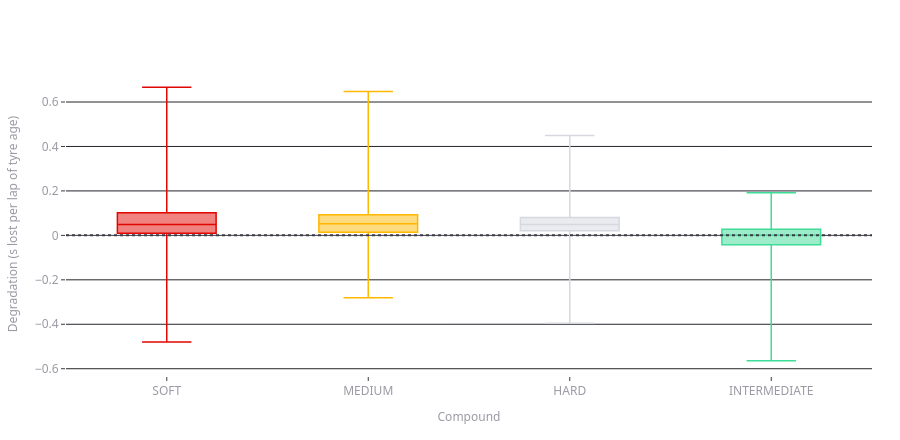

Notebook source saved alongside this figure:
### Markdown cell above
### Tyre wear

### Code cell
result = univariate.wear_distribution(tables.stints)
result.fig.show()

### Figure 1 — Plotly figure (JSON) as saved in the notebook; plotly's stock layout.template omitted (floating-point values rounded to 4 significant figures; data arrays with more than 128 entries replaced by an {"elided": "..."} marker saying what was removed)
{"data": [{"alignmentgroup": "True", "boxpoints": false, "hovertemplate": "Compound=%{x}<br>Degradation (s lost per lap of tyre age)=%{y}<extra></extra>", "legendgroup": "SOFT", "marker": {"color": "#E10600"}, "name": "SOFT", "notched": false, "offsetgroup": "SOFT", "orientation": "v", "showlegend": true, "type": "box", "x": {"elided": "727 str values"}, "x0": " ", "xaxis": "x", "y": {"elided": "727 float values"}, "y0": " ", "yaxis": "y"}, {"alignmentgroup": "True", "boxpoints": false, "hovertemplate": "Compound=%{x}<br>Degradation (s lost per lap of tyre age)=%{y}<extra></extra>", "legendgroup": "MEDIUM", "marker": {"color": "#FFB800"}, "name": "MEDIUM", "notched": false, "offsetgroup": "MEDIUM", "orientation": "v", "showlegend": true, "type": "box", "x": {"elided": "1287 str values"}, "x0": " ", "xaxis": "x", "y": {"elided": "1287 float values"}, "y0": " ", "yaxis": "y"}, {"alignmentgroup": "True", "boxpoints": false, "hovertemplate": "Compound=%{x}<br>Degradation (s lost per lap of tyre age)=%{y}<extra></extra>", "legendgroup": "HARD", "marker": {"color": "#D5D8DF"}, "name": "HARD", "notched": false, "offsetgroup": "HARD", "orientation": "v", "showlegend": true, "type": "box", "x": {"elided": "1193 str values"}, "x0": " ", "xaxis": "x", "y": {"elided": "1193 float values"}, "y0": " ", "yaxis": "y"}, {"alignmentgroup": "True", "boxpoints": false, "hovertemplate": "Compound=%{x}<br>Degradation (s lost per lap of tyre age)=%{y}<extra></extra>", "legendgroup": "INTERMEDIATE", "marker": {"color": "#3DDC97"}, "name": "INTERMEDIATE", "notched": false, "offsetgroup": "INTERMEDIATE", "orientation": "v", "showlegend": true, "type": "box", "x": ["INTERMEDIATE", "INTERMEDIATE", "INTERMEDIATE", "INTERMEDIATE", "INTERMEDIATE", "INTERMEDIATE", "INTERMEDIATE", "INTERMEDIATE", "INTERMEDIATE", "INTERMEDIATE", "INTERMEDIATE", "INTERMEDIATE", "INTERMEDIATE", "INTERMEDIATE", "INTERMEDIATE", "INTERMEDIATE", "INTERMEDIATE", "INTERMEDIATE", "INTERMEDIATE", "INTERMEDIATE", "INTERMEDIATE", "INTERMEDIATE", "INTERMEDIATE", "INTERMEDIATE", "INTERMEDIATE", "INTERMEDIATE", "INTERMEDIATE", "INTERMEDIATE", "INTERMEDIATE", "INTERMEDIATE", "INTERMEDIATE", "INTERMEDIATE", "INTERMEDIATE", "INTERMEDIATE", "INTERMEDIATE", "INTERMEDIATE", "INTERMEDIATE", "INTERMEDIATE", "INTERMEDIATE", "INTERMEDIATE", "INTERMEDIATE", "INTERMEDIATE", "INTERMEDIATE", "INTERMEDIATE", "INTERMEDIATE", "INTERMEDIATE", "INTERMEDIATE", "INTERMEDIATE", "INTERMEDIATE", "INTERMEDIATE", "INTERMEDIATE", "INTERMEDIATE", "INTERMEDIATE", "INTERMEDIATE", "INTERMEDIATE", "INTERMEDIATE", "INTERMEDIATE", "INTERMEDIATE", "INTERMEDIATE", "INTERMEDIATE", "INTERMEDIATE", "INTERMEDIATE", "INTERMEDIATE", "INTERMEDIATE", "INTERMEDIATE", "INTERMEDIATE", "INTERMEDIATE", "INTERMEDIATE", "INTERMEDIATE", "INTERMEDIATE", "INTERMEDIATE", "INTERMEDIATE", "INTERMEDIATE", "INTERMEDIATE", "INTERMEDIATE", "INTERMEDIATE", "INTERMEDIATE", "INTERMEDIATE", "INTERMEDIATE", "INTERMEDIATE", "INTERMEDIATE", "INTERMEDIATE", "INTERMEDIATE", "INTERMEDIATE", "INTERMEDIATE", "INTERMEDIATE", "INTERMEDIATE", "INTERMEDIATE", "INTERMEDIATE", "INTERMEDIATE", "INTERMEDIATE", "INTERMEDIATE", "INTERMEDIATE", "INTERMEDIATE", "INTERMEDIATE", "INTERMEDIATE", "INTERMEDIATE"], "x0": " ", "xaxis": "x", "y": [0.0956, -0.03958, -0.05732, -0.5643, -0.06893, -0.04071, 0.01875, 0.004103, 0.1922, 0.01211, 0.007241, 0.07463, -0.1294, -0.2241, -0.006321, -0.01445, 0.05834, 0.001629, 0.06253, -0.02297, -0.0349, -0.03724, -0.02256, 0.0706, -0.07311, 0.05908, -0.01934, 0.03297, -0.07665, 0.008868, 0.01975, 0.04558, -0.09327, 0.05347, -0.1408, 0.09838, 0.008228, 0.07236, -0.1622, 0.03805, -0.01736, -0.01303, 0.01191, 0.04575, 0.0006569, 0.0005029, -0.001168, 0.07848, 0.03754, 0.007122, 0.03238, -0.02023, -0.03528, 0.09467, 0.07406, -0.1018, 0.01119, -0.1315, 0.002271, -0.1496, 0.03222, -0.08091, 0.02567, -0.08991, -0.01085, 0.03281, 0.002542, -0.03754, 0.01944, -0.04123, 0.004624, -0.01112, -0.04072, -0.0006553, -0.05462, 0.008647, 0.01847, -0.05619, 0.006338, -0.06197, 0.03786, -0.04665, 0.009779, -0.07214, 0.01828, -0.02546, 0.01572, -0.06012, 0.003, -0.06686, -0.0004905, -0.04444, 0.03944, 0.007255, -0.07583, 0.05109, -0.02647], "y0": " ", "yaxis": "y"}], "layout": {"boxmode": "overlay", "height": 440, "legend": {"title": {"text": "Compound"}, "tracegroupgap": 0}, "shapes": [{"line": {"color": "#3A3A44", "dash": "dot"}, "type": "line", "x0": 0, "x1": 1, "xref": "x domain", "y0": 0, "y1": 0, "yref": "y"}], "showlegend": false, "title": {"text": "TYRE WEAR BY COMPOUND"}, "xaxis": {"anchor": "y", "categoryarray": ["SOFT", "MEDIUM", "HARD", "INTERMEDIATE", "WET"], "categoryorder": "array", "domain": [0.0, 1.0], "title": {"text": "Compound"}}, "yaxis": {"anchor": "x", "domain": [0.0, 1.0], "title": {"text": "Degradation (s lost per lap of tyre age)"}}}}
